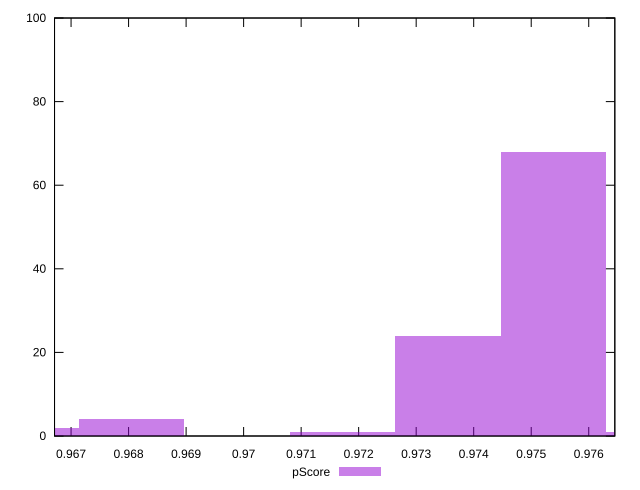

Write the gnuplot code that produced this figure.
reset

$pScore <<EOF
0.9753856738026486 68
0.9735522420849745 24
0.9717188103673003 1
0.9662185152142779 2
0.9680519469319521 4
0.9772191055203228 1
EOF

set key outside below
set boxwidth 0.0018334317176741516
set xrange [0.9667126651959529:0.9764535418014721]
set yrange [0:100]
set trange [0:100]
set style fill transparent solid 0.5 noborder
set terminal svg size 640, 490 enhanced background rgb 'white'
set output "reprap/speed-index/samples/pages+cached+noexternal+nosvg/pScore/histogram.svg"

plot $pScore title "pScore" with boxes

reset
